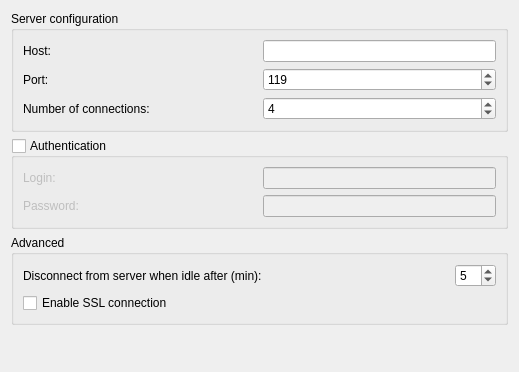
<?xml version="1.0" encoding="UTF-8"?>
<ui version="4.0">
 <class>PreferencesServer</class>
 <widget class="QWidget" name="PreferencesServer">
  <property name="geometry">
   <rect>
    <x>0</x>
    <y>0</y>
    <width>519</width>
    <height>372</height>
   </rect>
  </property>
  <layout class="QVBoxLayout" name="verticalLayout">
   <item>
    <widget class="QGroupBox" name="groupBoxConfig">
     <property name="title">
      <string>Server configuration</string>
     </property>
     <layout class="QGridLayout" name="gridLayoutPreferences">
      <item row="0" column="0">
       <widget class="QLabel" name="labelHost">
        <property name="text">
         <string>Host:</string>
        </property>
       </widget>
      </item>
      <item row="0" column="1">
       <widget class="QLineEdit" name="kcfg_hostName">
        <property name="sizePolicy">
         <sizepolicy hsizetype="Minimum" vsizetype="Fixed">
          <horstretch>0</horstretch>
          <verstretch>0</verstretch>
         </sizepolicy>
        </property>
        <property name="toolTip">
         <string>Set host address</string>
        </property>
       </widget>
      </item>
      <item row="1" column="0">
       <widget class="QLabel" name="labelPort">
        <property name="text">
         <string>Port:</string>
        </property>
       </widget>
      </item>
      <item row="1" column="1">
       <widget class="QSpinBox" name="kcfg_port">
        <property name="toolTip">
         <string>Set connection port</string>
        </property>
        <property name="minimum">
         <number>1</number>
        </property>
        <property name="maximum">
         <number>65535</number>
        </property>
        <property name="value">
         <number>119</number>
        </property>
       </widget>
      </item>
      <item row="2" column="0">
       <widget class="QLabel" name="labelConnections">
        <property name="text">
         <string>Number of connections:</string>
        </property>
       </widget>
      </item>
      <item row="2" column="1">
       <widget class="QSpinBox" name="kcfg_connectionNumber">
        <property name="toolTip">
         <string>Set the number of simultaneous connections to the nntp server</string>
        </property>
        <property name="minimum">
         <number>1</number>
        </property>
        <property name="maximum">
         <number>100</number>
        </property>
        <property name="value">
         <number>4</number>
        </property>
       </widget>
      </item>
     </layout>
    </widget>
   </item>
   <item>
    <widget class="QGroupBox" name="kcfg_groupBoxAuthentication">
     <property name="toolTip">
      <string>Set login and password if authentication is required by host</string>
     </property>
     <property name="title">
      <string>Authentication</string>
     </property>
     <property name="checkable">
      <bool>true</bool>
     </property>
     <property name="checked">
      <bool>false</bool>
     </property>
     <layout class="QGridLayout" name="gridLayout_1">
      <item row="0" column="0">
       <widget class="QLabel" name="labelLogin">
        <property name="text">
         <string>Login:</string>
        </property>
       </widget>
      </item>
      <item row="0" column="1">
       <widget class="QLineEdit" name="kcfg_login">
        <property name="sizePolicy">
         <sizepolicy hsizetype="Minimum" vsizetype="Fixed">
          <horstretch>0</horstretch>
          <verstretch>0</verstretch>
         </sizepolicy>
        </property>
        <property name="toolTip">
         <string>Set login required by host</string>
        </property>
       </widget>
      </item>
      <item row="1" column="0">
       <widget class="QLabel" name="labelPassword">
        <property name="text">
         <string>Password:</string>
        </property>
       </widget>
      </item>
      <item row="1" column="1">
       <widget class="QLineEdit" name="kcfg_password">
        <property name="sizePolicy">
         <sizepolicy hsizetype="Minimum" vsizetype="Fixed">
          <horstretch>0</horstretch>
          <verstretch>0</verstretch>
         </sizepolicy>
        </property>
        <property name="toolTip">
         <string>Set password required by host</string>
        </property>
        <property name="echoMode">
         <enum>QLineEdit::PasswordEchoOnEdit</enum>
        </property>
       </widget>
      </item>
     </layout>
    </widget>
   </item>
   <item>
    <widget class="QGroupBox" name="groupBoxAdvanced">
     <property name="title">
      <string>Advanced</string>
     </property>
     <layout class="QGridLayout" name="gridLayout_2">
      <item row="0" column="0">
       <layout class="QHBoxLayout" name="horizontalLayout">
        <item>
         <widget class="QLabel" name="labelDisconnect">
          <property name="sizePolicy">
           <sizepolicy hsizetype="Minimum" vsizetype="Preferred">
            <horstretch>0</horstretch>
            <verstretch>0</verstretch>
           </sizepolicy>
          </property>
          <property name="text">
           <string>Disconnect from server when idle after (min):</string>
          </property>
         </widget>
        </item>
        <item>
         <spacer name="horizontalSpacer">
          <property name="orientation">
           <enum>Qt::Horizontal</enum>
          </property>
          <property name="sizeHint" stdset="0">
           <size>
            <width>40</width>
            <height>20</height>
           </size>
          </property>
         </spacer>
        </item>
        <item>
         <widget class="QSpinBox" name="kcfg_disconnectTimeout">
          <property name="toolTip">
           <string>Disconnect from host after a period of inactivity</string>
          </property>
          <property name="value">
           <number>5</number>
          </property>
         </widget>
        </item>
       </layout>
      </item>
      <item row="1" column="0">
       <widget class="QCheckBox" name="kcfg_enableSSL">
        <property name="toolTip">
         <string>Enable encrypted connection</string>
        </property>
        <property name="text">
         <string>Enable SSL connection</string>
        </property>
       </widget>
      </item>
     </layout>
    </widget>
   </item>
   <item>
    <spacer name="verticalSpacer">
     <property name="orientation">
      <enum>Qt::Vertical</enum>
     </property>
     <property name="sizeHint" stdset="0">
      <size>
       <width>20</width>
       <height>40</height>
      </size>
     </property>
    </spacer>
   </item>
  </layout>
 </widget>
 <resources/>
 <connections/>
</ui>
